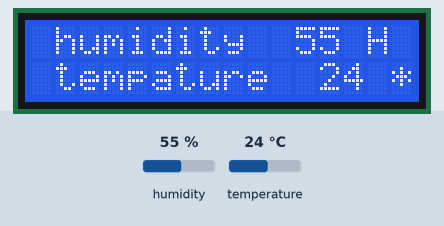
Recording of a sketch running on a simulated Arduino Uno, built with avr-gcc and run on an emulated ATmega328P. Shown: 16×2 character LCD. The test bench sets the inputs (shaded band); at power-on: humidity 55 %, temperature 24 °C.

Above: at 1.9 s.
2.0 s: humidity set to 22 %
At 3.2 s:
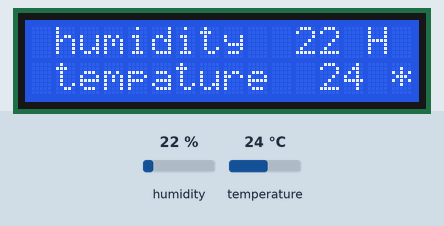
3.8 s: temperature set to 12 °C
At 5.2 s:
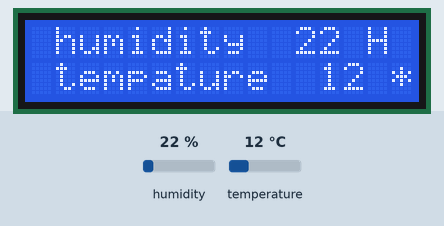
6.1 s: humidity set to 40 %
At 7.3 s:
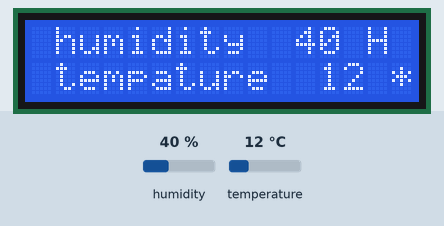
8.3 s: temperature set to 19 °C
At 10.5 s:
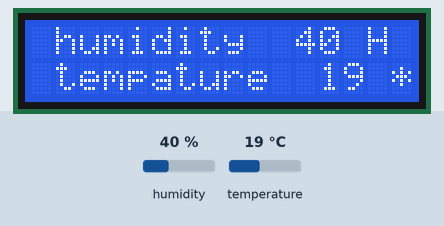
Timing chart, 0 to 11.5 s (numbered marks = the images above; inputs shaded):
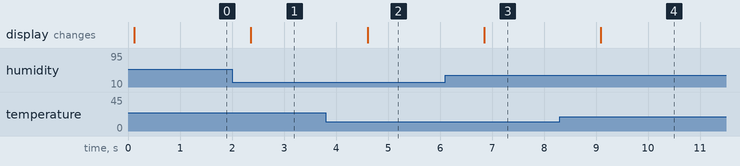

The sketch:

Humidity_and_Temerature_on_LCD.ino
```cpp
#include <SimpleDHT.h>
#include <Wire.h>
#include <LiquidCrystal_I2C.h>

// for DHT11,
//      VCC: 5V or 3V
//      GND: GND
//      DATA: 2
int pinDHT11 = 2;
SimpleDHT11 dht11(pinDHT11);
LiquidCrystal_I2C lcd(0x27,16,2);

void setup() {
  Serial.begin(9600);

}

void loop() {


  // read without samples.
  byte temperature = 0;
  byte humidity = 0;
  int err = SimpleDHTErrSuccess;
  if ((err = dht11.read(&temperature, &humidity, NULL)) != SimpleDHTErrSuccess) {
    delay(1000);
    return;
  }
                   // initialize the lcd
  lcd.init();
  lcd.backlight();
  lcd.setCursor(1,1);
  lcd.print("tempature  ");
  lcd.print((int)temperature);
  lcd.print(" *C, ");
  lcd.setCursor(1,0);
  lcd.print("humidity  ");
  lcd.print((int)humidity);
  lcd.println(" H ");
  // DHT11 sampling rate is 1HZ.
  delay(1000);
}
```

Measured:
- after the input at 2.0 s, the display: changes after 0.36 s (image 1)
- after the input at 3.8 s, the display: changes after 0.81 s (image 2)
- after the input at 6.1 s, the display: changes after 0.75 s (image 3)
- after the input at 8.3 s, the display: changes after 0.79 s (image 4)
